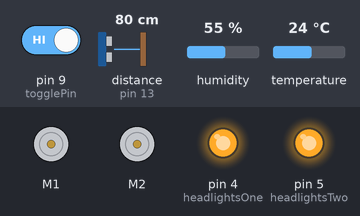
The sketch below on a simulated Arduino Uno, built with avr-gcc and run on an emulated ATmega328P. Shown: 2 × DC motor (green arrow = forward, orange = backward, longer = faster), output pins drawn as LEDs (lit = HIGH). Inputs (shaded band) come from the test bench; at power-on: pin 9 (togglePin) HIGH, distance to the obstacle (sensor on pin 13) 80 cm, humidity 55 %, temperature 24 °C. The echo pulse lasts 58.3 µs per cm; pins used as bus, display or sensor lines are not drawn; what the sketch prints to the serial monitor is not drawn.

Above: at 1.2 s.
1.3 s: pin 9 (togglePin) driven LOW
At 2.5 s:
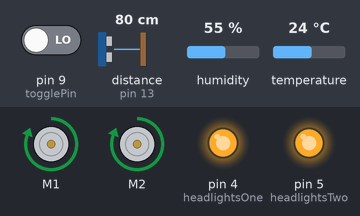
2.8 s: distance to the obstacle (sensor on pin 13) set to 27 cm
4.3 s: distance to the obstacle (sensor on pin 13) set to 22 cm
At 5.3 s:
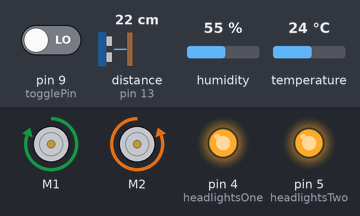
5.8 s: distance to the obstacle (sensor on pin 13) set to 35 cm
At 6.9 s:
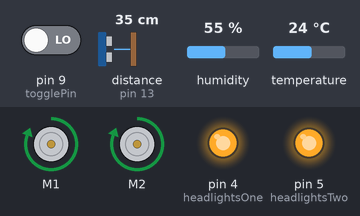
7.3 s: distance to the obstacle (sensor on pin 13) set to 2 cm
At 7.6 s:
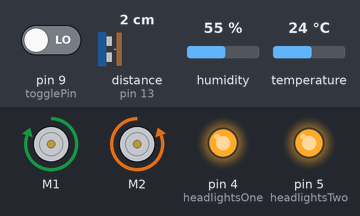
Timing chart, 0 to 9.8 s (numbered marks = the images above; inputs shaded):
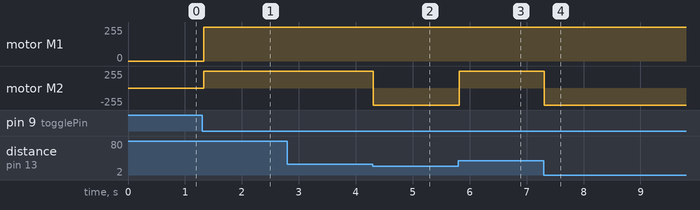

The sketch:

Final_Robotics_Sketch.ino
```cpp
#include <AFMotor.h>
#include "DHT.h"
//////////////////////////////////////////////////////////////////////
#define trigPin 12 // define the pins of your sensor
#define echoPin 13
#define headlightsOne 4
#define headlightsTwo 5
#define DHTPIN 3
#define DHTTYPE DHT22
#define togglePin 9
////////////////////////////////////////////////////////////////////
DHT dht(DHTPIN, DHTTYPE);
AF_DCMotor Motor1(1);
AF_DCMotor Motor2(2);
/////////////////////////////////////////////////////////////////////////
char toggleMode;
//////////////////////////First Function////////////////////////////////
void setup() {
  Motor1.setSpeed(255);
  Motor2.setSpeed(255);
  Serial.begin(9600);
  pinMode(headlightsOne, OUTPUT);
  pinMode(headlightsTwo, OUTPUT);
  digitalWrite(headlightsOne, HIGH);
  digitalWrite(headlightsTwo, HIGH);
  toggleMode = 'M';
  pinMode(trigPin, OUTPUT);// set the trig pin to output (Send sound waves)
  pinMode(echoPin, INPUT);// set the echo pin to input (recieve sound waves)
  pinMode(togglePin, INPUT);
  dht.begin();
}
////////////////////////////Main Loop//////////////////////////////
void loop() {
  transmit(); //runs thorughout

   if (digitalRead(togglePin) == LOW){ //toggle between  manual and automatic
      toggleMode = 'A';
   }
   if (digitalRead(togglePin) == HIGH){
      toggleMode = 'M';
   }
   if (toggleMode == 'M'){
       manual();
   }
   if (toggleMode == 'A'){
       automatic();
   }
}

///////////////////////////Manual Mode////////////////////////////
void manual(){
      while (toggleMode == 'M'){
          transmit();
          int c = Serial.read();
          if (c == 49) {
            transmit();
            Motor1.run(FORWARD);
            Motor2.run(FORWARD);


          }
          else if (c == 50) {
            Motor1.run(RELEASE);
            Motor2.run(RELEASE);
            transmit();
          }

          else if (c == 51) {
            transmit();
            Motor1.run(BACKWARD);
            Motor2.run(BACKWARD);

          }
          else if (c == 52) {
            transmit();
            Motor1.run(RELEASE);
            Motor2.run(RELEASE);

          }
          else if (c == 53) {
            transmit();
            Motor1.run(BACKWARD);
            Motor2.run(FORWARD);

          }
          else if (c == 54) {
            transmit();
            Motor1.run(RELEASE);
            Motor2.run(RELEASE);

          }
          else if (c == 55) {
            transmit();
            Motor1.run(FORWARD);
            Motor2.run(BACKWARD);

          }
          else if (c == 56) {
            transmit();
            Motor1.run(RELEASE);
            Motor2.run(RELEASE);

          }
          else if (c == 9){
             transmit();
            digitalWrite(headlightsOne, HIGH);
            digitalWrite(headlightsTwo, HIGH);


          }
          else if (c == 10){
            transmit();
            digitalWrite(headlightsOne, LOW);
            digitalWrite(headlightsTwo, LOW);


          }
          if (digitalRead(togglePin) == LOW){
            break;

          }
   }
}
////////////////////////////Auto Mode//////////////////////////////
void automatic(){

  while (toggleMode == 'A'){

      long duration, distance; // start the scan
      digitalWrite(trigPin, LOW);
      delayMicroseconds(2); // delays are required for a succesful sensor operation.
      digitalWrite(trigPin, HIGH);

      delayMicroseconds(10); //this delay is required as well!
      digitalWrite(trigPin, LOW);
      duration = pulseIn(echoPin, HIGH);
      distance = (duration/2) / 29.1;// convert the distance to centimeters.
      if (distance < 25)/*if there's an obstacle 25 centimers, ahead, do the following: */
      {
        Motor1.run(FORWARD);  // Turn as long as there's an obstacle ahead.
        Motor2.run (BACKWARD);
        transmit();
      }

      else {
        delay (15);
        Motor1.run(FORWARD); //if there's no obstacle ahead, Go Forward!
        Motor2.run(FORWARD);
        transmit();
      }
      if (toggleMode == 'M'){

        Motor1.run(RELEASE); //if there's no obstacle ahead, Go Forward!
        Motor2.run(RELEASE);
        break;
      }
   }
}
/////////////////////////Temperature Transmit///////////////////////
void transmit(){ //transmitting mode

        float t_c = dht.readTemperature();
        Serial.print(t_c);


}
```

Measured:
- the behaviour switches between 25 and 24 cm on distance to the obstacle (sensor on pin 13) (found by bisection; images 1 and 2)
- after the input at 1.3 s, motor M1, motor M2: stopped → forward 255/255 at once
- after the input at 2.8 s, every drawn part: stays the same
- after the input at 4.3 s, motor M2: forward 255/255 → backward 255/255 at once
- after the input at 5.8 s, motor M2: backward 255/255 → forward 255/255 at once
- after the input at 7.3 s, motor M2: forward 255/255 → backward 255/255 at once
